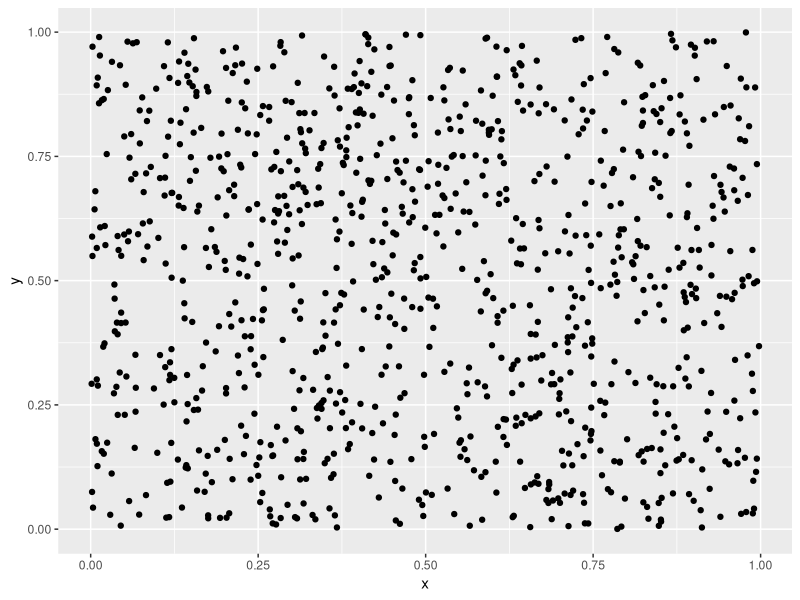
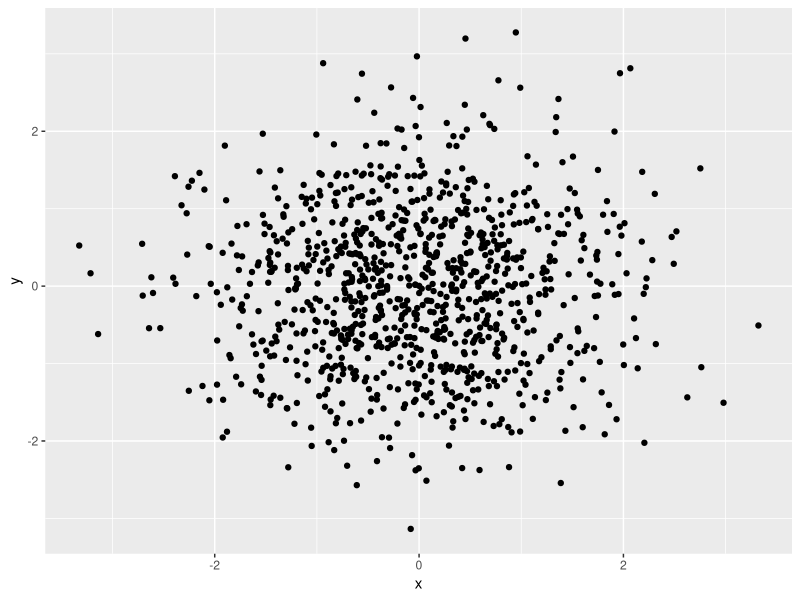
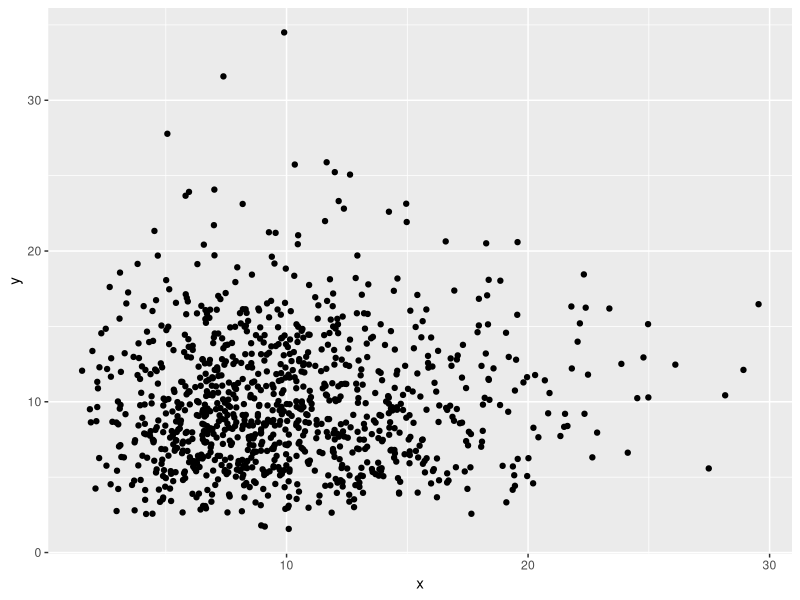
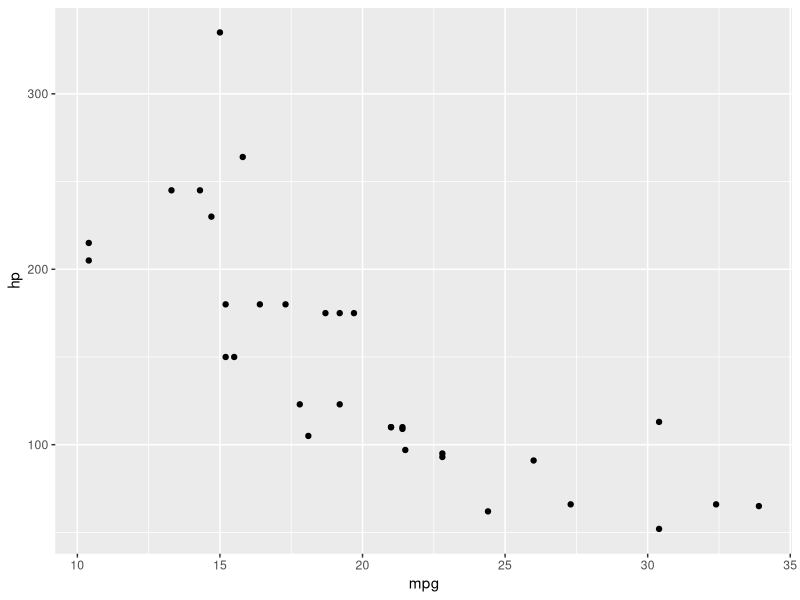

The R source for these figures, in order:
## ---- chunk 1
identity(list(1, "Daten und Information", TRUE))
## ---- chunk 2
c(1, 9 , 7, 3, 5) * 2
## ---- chunk 3
c(1, 2, 3, 4) |> sum()
## ---- chunk 4
seq(5) 
seq(2, 5) 
seq(2, len = 5) 
seq(2, len = 3, by = 2) 
## ---- chunk 5
seq(1, len = 4, by = 0)
## ---- chunk 6
rep(1, 4)
## ---- chunk 7
runif(5)
## ---- chunk 8
#| label: fig-runif
#| echo: false
#| warning: false
#| fig-cap: Visualisierung von zwei Vektoren mit Zufallswerten

library(tidyverse)

data.frame(x = runif(1000), y = runif(1000)) |> 
  ggplot(aes(x, y)) + geom_point()
## ---- chunk 9
runif(10, min = -10, max = 10) |> trunc()
## ---- chunk 10
#| label: fig-rnorm
#| echo: false
#| warnings: false
#| fig-cap: Visualisierung von zwei Vektoren mit normalverteilten Zufallswerten

data.frame(x = rnorm(1000), y = rnorm(1000)) |> 
  ggplot(aes(x, y)) + geom_point()
## ---- chunk 11
#| label: fig-rchisq
#| echo: false
#| warnings: false
#| fig-cap: Visualisierung von zwei Vektoren mit $\chi^2$-verteilten Zufallswerten

data.frame(x = rchisq(1000, 10), y = rchisq(1000, 10)) |> 
  ggplot(aes(x, y)) + geom_point()
## ---- chunk 12
`+`(1, 2)
## ---- chunk 13
quadrat_minus_eins = function (parameter) {
    parameter ^ 2 - 1
}
## ---- chunk 14
quadrat_minus_eins(2)
## ---- chunk 15
# Deklarationen
var1 = 1
f = function (x) {
    var1 = x + var1
    var1
}

# Anwendung
f(2)
var1
## ---- chunk 16
# Deklarationen
var1 = 1
f = function (x) {
    x + var1 ->> var1
    var1
}

# Anwendung
f(2)
var1
## ---- chunk 17
map(rbinom(10, 7, .5), \(x) x - 4) |> unlist()
# Alternativ
map_vec(rbinom(10, 7, .5), \(x) x - 4)
## ---- chunk 18
n = 6

fib_add = function (a, b) c(a[2], a[1] + a[2])

reduce(seq(2, len = n-1), fib_add, .init = c(0,1))[2]
## ---- chunk 19
potenz_factory = function(e) function (x) x ^ e

quadrieren = potenz_factory(2)
kubieren = potenz_factory(3)

quadrieren(c(2, 3, 4))
kubieren(c(1, 2, 3))
## ---- chunk 20
potenz_reduzierer = function(e) function (p, x) p + x ^ e

reduce(c(1,2,3), potenz_reduzierer(1)) # Summe 
reduce(c(1,2,3), potenz_reduzierer(2)) # Quadrat-Summe
reduce(c(1,2,3), potenz_reduzierer(3)) # Kubik-Summe
## ---- chunk 21
#| warning: false
library(tidyverse)

mtcars |> 
    ggplot(aes(mpg, hp)) +
        geom_point()
## ---- chunk 22
mtcars |> 
    dplyr::filter(hp > 200)
